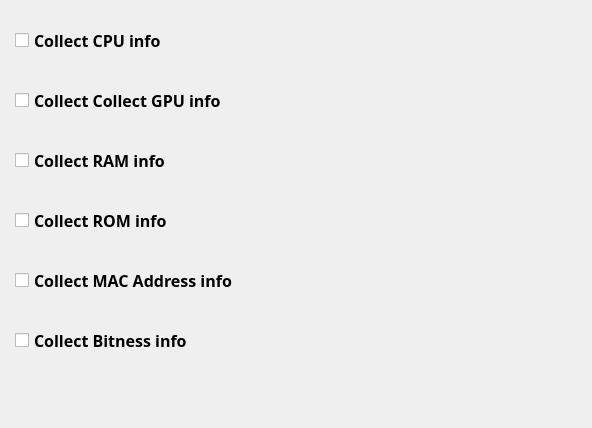
<?xml version="1.0" encoding="UTF-8"?>
<ui version="4.0">
 <class>HardwareModuleUI</class>
 <widget class="QWidget" name="HardwareModuleUI">
  <property name="geometry">
   <rect>
    <x>0</x>
    <y>0</y>
    <width>592</width>
    <height>428</height>
   </rect>
  </property>
  <layout class="QGridLayout" name="gridLayout">
   <property name="leftMargin">
    <number>0</number>
   </property>
   <property name="topMargin">
    <number>0</number>
   </property>
   <property name="rightMargin">
    <number>0</number>
   </property>
   <property name="bottomMargin">
    <number>0</number>
   </property>
   <property name="spacing">
    <number>0</number>
   </property>
   <item row="0" column="0" rowspan="2" colspan="2">
    <layout class="QHBoxLayout" name="horizontalLayout">
     <property name="spacing">
      <number>0</number>
     </property>
     <item>
      <spacer name="horizontalSpacer">
       <property name="orientation">
        <enum>Qt::Horizontal</enum>
       </property>
       <property name="sizeType">
        <enum>QSizePolicy::Fixed</enum>
       </property>
       <property name="sizeHint" stdset="0">
        <size>
         <width>15</width>
         <height>20</height>
        </size>
       </property>
      </spacer>
     </item>
     <item>
      <layout class="QVBoxLayout" name="verticalLayout">
       <property name="spacing">
        <number>0</number>
       </property>
       <item>
        <spacer name="verticalSpacer_6">
         <property name="orientation">
          <enum>Qt::Vertical</enum>
         </property>
         <property name="sizeType">
          <enum>QSizePolicy::Fixed</enum>
         </property>
         <property name="sizeHint" stdset="0">
          <size>
           <width>20</width>
           <height>20</height>
          </size>
         </property>
        </spacer>
       </item>
       <item>
        <widget class="QCheckBox" name="cpuCheckBox">
         <property name="minimumSize">
          <size>
           <width>400</width>
           <height>40</height>
          </size>
         </property>
         <property name="font">
          <font>
           <family>Segoe UI Variable Small Semibol</family>
           <pointsize>12</pointsize>
           <weight>75</weight>
           <bold>true</bold>
          </font>
         </property>
         <property name="text">
          <string>Collect CPU info</string>
         </property>
        </widget>
       </item>
       <item>
        <spacer name="verticalSpacer">
         <property name="orientation">
          <enum>Qt::Vertical</enum>
         </property>
         <property name="sizeType">
          <enum>QSizePolicy::Fixed</enum>
         </property>
         <property name="sizeHint" stdset="0">
          <size>
           <width>20</width>
           <height>20</height>
          </size>
         </property>
        </spacer>
       </item>
       <item>
        <widget class="QCheckBox" name="gpuCheckBox">
         <property name="minimumSize">
          <size>
           <width>400</width>
           <height>40</height>
          </size>
         </property>
         <property name="font">
          <font>
           <family>Segoe UI Variable Small Semibol</family>
           <pointsize>12</pointsize>
           <weight>75</weight>
           <bold>true</bold>
          </font>
         </property>
         <property name="text">
          <string>Collect Collect GPU info</string>
         </property>
        </widget>
       </item>
       <item>
        <spacer name="verticalSpacer_2">
         <property name="orientation">
          <enum>Qt::Vertical</enum>
         </property>
         <property name="sizeType">
          <enum>QSizePolicy::Fixed</enum>
         </property>
         <property name="sizeHint" stdset="0">
          <size>
           <width>20</width>
           <height>20</height>
          </size>
         </property>
        </spacer>
       </item>
       <item>
        <widget class="QCheckBox" name="ramCheckBox">
         <property name="minimumSize">
          <size>
           <width>400</width>
           <height>40</height>
          </size>
         </property>
         <property name="font">
          <font>
           <family>Segoe UI Variable Small Semibol</family>
           <pointsize>12</pointsize>
           <weight>75</weight>
           <bold>true</bold>
          </font>
         </property>
         <property name="text">
          <string>Collect RAM info</string>
         </property>
        </widget>
       </item>
       <item>
        <spacer name="verticalSpacer_4">
         <property name="orientation">
          <enum>Qt::Vertical</enum>
         </property>
         <property name="sizeType">
          <enum>QSizePolicy::Fixed</enum>
         </property>
         <property name="sizeHint" stdset="0">
          <size>
           <width>20</width>
           <height>20</height>
          </size>
         </property>
        </spacer>
       </item>
       <item>
        <widget class="QCheckBox" name="romCheckBox">
         <property name="minimumSize">
          <size>
           <width>400</width>
           <height>40</height>
          </size>
         </property>
         <property name="font">
          <font>
           <family>Segoe UI Variable Small Semibol</family>
           <pointsize>12</pointsize>
           <weight>75</weight>
           <bold>true</bold>
          </font>
         </property>
         <property name="text">
          <string>Collect ROM info</string>
         </property>
        </widget>
       </item>
       <item>
        <spacer name="verticalSpacer_3">
         <property name="orientation">
          <enum>Qt::Vertical</enum>
         </property>
         <property name="sizeType">
          <enum>QSizePolicy::Fixed</enum>
         </property>
         <property name="sizeHint" stdset="0">
          <size>
           <width>20</width>
           <height>20</height>
          </size>
         </property>
        </spacer>
       </item>
       <item>
        <widget class="QCheckBox" name="macCheckBox">
         <property name="minimumSize">
          <size>
           <width>400</width>
           <height>40</height>
          </size>
         </property>
         <property name="font">
          <font>
           <family>Segoe UI Variable Small Semibol</family>
           <pointsize>12</pointsize>
           <weight>75</weight>
           <bold>true</bold>
          </font>
         </property>
         <property name="text">
          <string>Collect MAC Address info</string>
         </property>
        </widget>
       </item>
       <item>
        <spacer name="verticalSpacer_5">
         <property name="orientation">
          <enum>Qt::Vertical</enum>
         </property>
         <property name="sizeType">
          <enum>QSizePolicy::Fixed</enum>
         </property>
         <property name="sizeHint" stdset="0">
          <size>
           <width>20</width>
           <height>20</height>
          </size>
         </property>
        </spacer>
       </item>
       <item>
        <widget class="QCheckBox" name="bitnessCheckBox">
         <property name="minimumSize">
          <size>
           <width>400</width>
           <height>40</height>
          </size>
         </property>
         <property name="font">
          <font>
           <family>Segoe UI Variable Small Semibol</family>
           <pointsize>12</pointsize>
           <weight>75</weight>
           <bold>true</bold>
          </font>
         </property>
         <property name="text">
          <string>Collect Bitness info</string>
         </property>
        </widget>
       </item>
       <item>
        <spacer name="verticalSpacer_7">
         <property name="orientation">
          <enum>Qt::Vertical</enum>
         </property>
         <property name="sizeHint" stdset="0">
          <size>
           <width>20</width>
           <height>13</height>
          </size>
         </property>
        </spacer>
       </item>
      </layout>
     </item>
    </layout>
   </item>
  </layout>
 </widget>
 <resources/>
 <connections/>
</ui>
